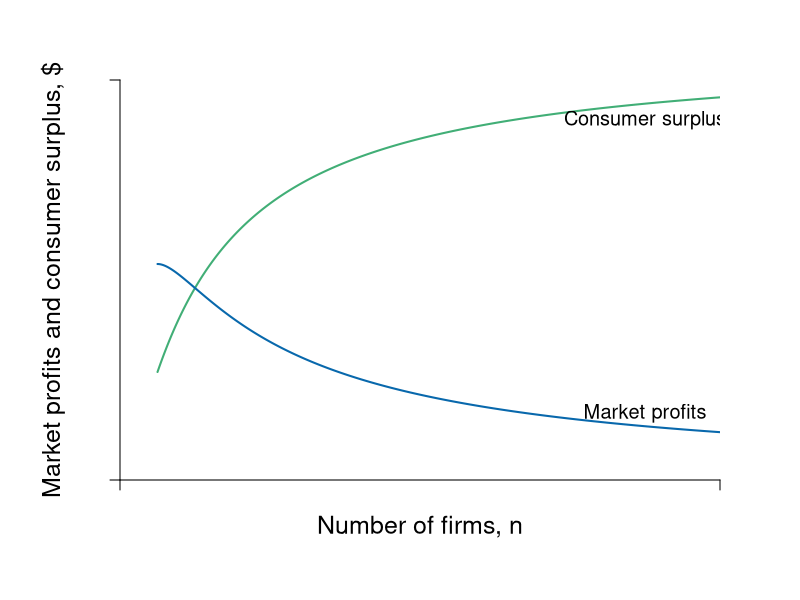

R code for this plot:
require(shape)
pdf(file = "competitionmarkets/profit_consumersurplus_n.pdf", width = 9, height = 7)

#Set parameters for graphics
axislabelsize <- 1.5
labelsize <- 1.2
graphlinewidth <- 2
segmentlinewidth <- 1.5

COL <- c("#7fc97f", "#beaed4", "#fdc086", "#ffff99", "#386cb0", "#f0027f", "#bf5b17", "#666666")
COLA <- c("#e0f3db", "#99d8c9","#66c2a4","#41ae76", "#238b45", "#005824")
COLB <- c("#c6dbef", "#4eb3d3", "#2b8cbe", "#0868ac","#084081")

par(mar =  c(6, 6, 4, 4))

marketProfit <- function(n, s = 0.5, pmax = 20, c1 = 2) {
  n*(1/(n+1)^2)*(pmax - c1)^2/(s)
}

consumerSurplus <- function(n, s = 0.5, pmax = 20, c1 = 2) {
  (1/2)*(pmax - (c1 + ((1/(n+1))*(pmax -c1)  )) )*(n/(n+1))*( (pmax - c1)/(s))
}


piB <- function(xa, xb, s = 0.5, pmax = 20, c1 = 2) {
  (pmax - s*xa)*xb - s*(xb)^2 - c1*xb
}

brfB <- function(xa, s = 0.5, pmax = 20, c1 = 2) {
  (pmax - c1)/(2*s) - (1/2)*xa
}

brfA <- function(xa, s = 0.5, pmax = 20, c1 = 2) {
  (pmax - c1)/s - 2*xa
}

# brfPE <- function(ea, alpha = 16, beta = 1/12) {
#   alpha*(1 - beta*ea)
# }
# 
# indiffeA <- function(ea, alpha = 16, beta = 1/24, uA = 46.08) {
#   1/beta - (0.5*ea)/(alpha*beta) - uA/(alpha*beta*ea)
# }
# 
# indiffB <- function(eb, alpha = 16, beta = 1/24, uB = 46.08) {
#   (alpha*eb - uB - 0.5*eb^2)/(alpha*beta*eb)
# }
# 
# indiffB2 <- function(ea, alpha = 16, beta = 1/24, uB = 46.08) {
#   sqrt(alpha^2*(beta*ea - 1)^2 - 2*uB) - alpha*beta*ea + alpha
# }
# 
# indiffB3 <- function(ea, alpha = 16, beta = 1/24, uB = 46.08) {
#   -sqrt(alpha^2*(beta*ea - 1)^2 - 2*uB) - alpha*beta*ea + alpha
# }


#Input into Wolfram Alpha: solve for x y = 1/b - (0.5*x)/(a*b) - u/(a*b*x)

# indiffAlowB <- function(eb, alpha = 16, beta = 1/24, uA = 46.08) {
#   0.5*(-sqrt((2*alpha*beta*eb - 2*alpha)^2 - 8*uA)) - 2*alpha*beta*eb + 2*alpha
# }
# 
# indiffAlow <- function(ea, alpha = 16, beta = 1/24, uA = 46.08) {
#   0.5*(-sqrt((2*alpha*beta*ea - 2*alpha)^2 - 8*uA)) - 2*alpha*beta*ea + 2*alpha
# }
# 
# indiffAgain <- function(ea, alpha = 16, beta = 1/24, uA = 46.08) {
#   (-2*alpha*ea +2*uA + ea^2 )/ ( 2 * alpha * beta * ea)
# }

xlims <- c(0, 16)
ylims <- c(0, 300)

npts <- 501 
x <- seq(xlims[1], xlims[2], length.out = npts)
y <- seq(ylims[1], ylims[2], length.out = npts) 
a <- c(46.08, 55, 64)
b <- c(46.08, 55, 64)


#B's value when at A's bliss point
#0.35*log(5.88) + 0.35*log(8.88) + 0.5*log(10 - 5.88) + 0.5*log(15 - 8.88) 

#B's bliss point x = 4.11765; y = 6.17647
#A's value when at A's bliss point
#0.5*log(4.11765) + 0.5*log(6.17647) + 0.35*log(10 - 4.11765) + 0.35*log(15 - 6.17647) 


plot(0, 0, xlim = xlims, ylim = ylims, type = "n",
     xlab = expression(paste("")),
     ylab = expression(paste("")), 
     xaxt = "n", 
     yaxt = "n", 
     cex.lab = axislabelsize, 
     bty = "n",
     xaxs="i", 
     yaxs="i")

# ticksy <- seq(from = 0, to = ylims[2], by = 20)
# ylabels <- seq(from = 0, to = ylims[2], by = 20)
# ticksx <- seq(from = 0, to = xlims[2], by = 2)
# xlabels <- seq(from = 0, to = xlims[2], by = 2)
ticksy <- c(0, ylims[2])
ylabels <- c(NA, NA)
ticksx <- c(0, xlims[2])
xlabels <- c(NA, NA)

axis(1, at = ticksx, pos = 0, labels = xlabels)

#text(x = c(0, 12, 18, 36, xlims[2]), par("usr")[3] - 0.4, labels = xlabels, srt = 0, pos = 1, xpd = TRUE)

axis(2, at = ticksy, pos = 0, labels = ylabels, las = 1)

npts <- 500 
xx1 <- seq(xlims[1], xlims[2], length.out = npts)
xx2 <- seq(1, xlims[2], length.out = npts)

lines(xx2, consumerSurplus(xx2, s = 1/2, pmax = 20, c1 = 2), col = COLA[4], lwd = graphlinewidth)
lines(xx2, marketProfit(xx2, s = 1/2, pmax = 20, c1 = 2), col = COLB[4], lwd = graphlinewidth)

# segments(0, 12, 12, 12, lty = 2, col = "gray" , lwd = segmentlinewidth)
# segments(12, 0, 12, 12, lty = 2, col = "gray" , lwd = segmentlinewidth)

#mtext(expression(paste("A's output, ", x^A)), side=1, line = 2.5, cex = axislabelsize)
text(0.5*(xlims[2]), -35, expression(paste("Number of firms, ", n)), xpd = TRUE, cex = axislabelsize) 
text(-1.8, 0.5*ylims[2], expression(paste("Market profits and consumer surplus, $")), xpd = TRUE, cex = axislabelsize, srt = 90) 

#segments(4.11765, 6.17647, 5.88, 8.88, lty = 1, col = COL[2] , lwd = graphlinewidth)
#text(7.3, 3, expression("Pareto Efficient"))
#text(7.3, 2.5, expression("Curve"))
#Arrows(7.3, 3.5, 7.3, 6.1, col = "black", lty = 1, lwd = 2, arr.type = "triangle", arr.lwd = 0.5)

#Label the iso-welfare functions for the HG, Aisha
# text(3.8, 1.5, expression(u[1]^A))
# text(4.6, 1.5, expression(u[2]^A))
# text(5.5, 1.5, expression(u[3]^A))
#text(6.6, 8.3, expression(u[4]^A))

#Label the indifference curves for the HG, Betty
# text(7.6, 17, expression(u[1]^B))
# text(6.75, 17, expression(u[2]^B))
# text(6, 17, expression(u[3]^B))
#text(3.4, 6.9, expression(v[4]^B))

#Label point i. 
# points(12, 12, pch = 16, col = "black", cex = 1.5)
# text(16.5, 12.5, expression(paste("Nash Equilibrium")))
# text(11.3, 11.3, expression(paste("n")))

#Annotate Pareto Efficient Curve and relevant points
# segments(8, 6, 6, 8, lty = 1, col = COL[2] , lwd = graphlinewidth)
# points(6, 8, pch = 16, col = "black", cex = 1.5)
# text(6, 8.5, expression(paste("g")))
# 
# points(8, 6, pch = 16, col = "black", cex = 1.5)
# text(7, 7.5, expression(paste("i")))
# 
# points(7, 7, pch = 16, col = "black", cex = 1.5)
# text(8, 6.5, expression(paste("f")))

#points(5.84, 8.77, pch = 16, col = "black", cex = 1.5)

#B's brf
text(14, 270, expression(paste("Consumer surplus")), cex = labelsize)
#text(14, 6, expression(paste("function")))
#Arrows(29.5, 6.75, 24, 6.75, col = "black", lty = 1, lwd = 2, arr.type = "triangle", arr.lwd = 0.5)

#A's brf
text(14, 50, expression(paste("Market profits")), cex = labelsize)
#text(6, 32.75, expression(paste("function")))
#Arrows(6, 32, 6, 26, col = "black", lty = 1, lwd = 2, arr.type = "triangle", arr.lwd = 0.5)



# par(new = TRUE)
# 
# #Use the same x and ylims as previously, but with locations switched
# xlims2 <- c(18, 0)
# ylims2 <- c(18, 0)

#Leave the ylab and xlab blank to ensure no axes titles
# plot(0, 0, xlim = xlims2, ylim = ylims2, type = "n",
#      xlab = expression(paste("")),
#      ylab = expression(paste("")),
#      xaxt = "n", 
#      yaxt = "n", 
#      cex.lab = 1.3, 
#      bty = "n",
#      xaxs="i", 
#      yaxs="i")
# 
# 
# lines(xx1, indiffAlow(xx1, uA = 46.08, alpha = 16, beta = 1/24), col = COL[2], lwd = graphlinewidth)


#Set up axes at sides 3 and 4 (top and right)
# axis(side = 3, at = ticksx, pos = 0, labels = xlabels)
# axis(side = 4, at = ticksy, pos = 0, labels = ylabels, las = 0)
# mtext("B's Apples, x", side=3, line = 2.5, cex = axislabelsize)
# text(-0.8, 7, expression(paste("B's Oranges, y")), xpd = TRUE, cex = axislabelsize, srt = 270) 
# 
# #Add arrows:
# arrows(-0.8, 10, -0.8, 14, xpd = TRUE, length=0.1,angle=40,lwd=3)
# arrows(6.2, -1.8, 9, -1.8, xpd = TRUE, length=0.1,angle=40,lwd=3)
# 

#Customize ticks and labels for the plot
#ticksy <- seq(from = 0, to = 15, by = 1)
#ylabels <- seq(from = 0, to = 15, by = 1)
#ticksx <- seq(from = 0, to = 10, by = 1)
#xlabels <- seq(from = 0, to = 10, by = 1)
#axis(1, at = ticksx, pos = 0, labels = xlabels)
#axis(2, at = ticksy, pos = 0, labels = ylabels, las = 0)

dev.off()
